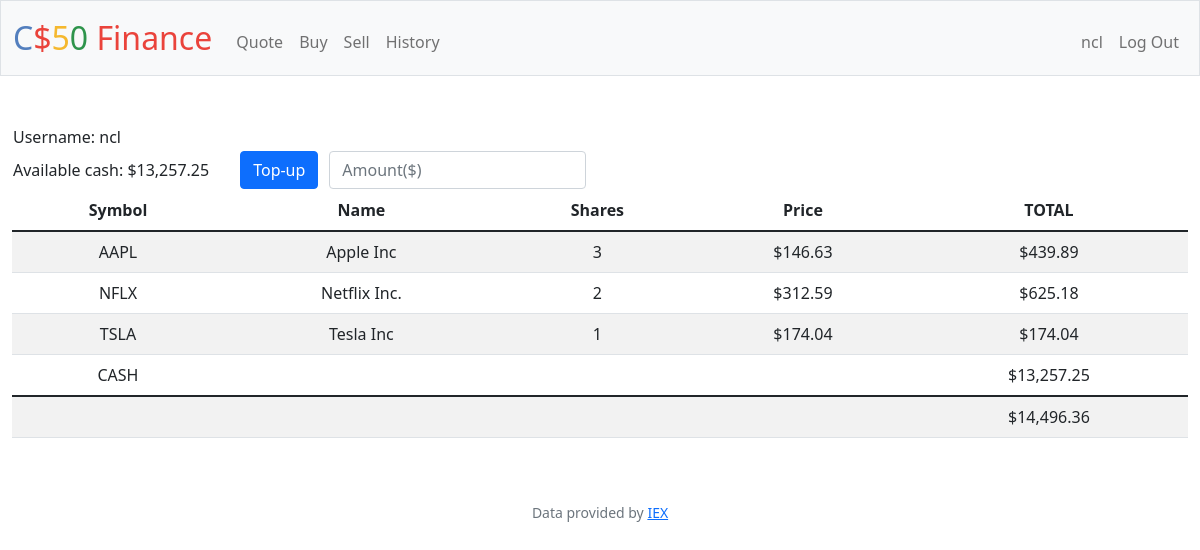
Screenshot of /profile (signed in) with the database file from the repository.
### tables this page shows
CREATE TABLE users (id INTEGER PRIMARY KEY AUTOINCREMENT NOT NULL, username TEXT NOT NULL, hash TEXT NOT NULL, cash NUMERIC NOT NULL DEFAULT 10000.00);

CREATE TABLE transactions(
    id INTEGER PRIMARY KEY AUTOINCREMENT,
    user_id INTEGER NOT NULL, 
    name TEXT NOT NULL, 
    shares INTEGER NOT NULL, 
    price NUMERIC NOT NULL, 
    type TEXT NOT NULL, 
    symbol TEXT NOT NULL, 
    time TIMESTAMP DEFAULT CURRENT_TIMESTAMP, 
    FOREIGN KEY(user_id) REFERENCES users(id)
);

### finance/app.py (the view)
@app.route("/profile", methods=["GET", "POST"])
@login_required
def profile():
    uid = session["user_id"]
    if request.method == "POST":
        topup = float(request.form.get("topup"))
        available_cash = float(db.execute("SELECT cash FROM users WHERE id = ?", uid)[0]["cash"])
        db.execute("UPDATE users SET cash = ? WHERE id = ?", available_cash + topup, uid)
        return redirect("/profile")
    else:
        username = db.execute("SELECT username FROM users WHERE id = ?", uid)[0]["username"]
        userdata = db.execute(
            "SELECT username, cash FROM users WHERE id = ?", uid)
        stocks = db.execute(
            "SELECT symbol, name, price, SUM(shares) as totalShares FROM transactions WHERE user_id = ? GROUP BY symbol", uid)
        cash = db.execute("SELECT cash FROM users WHERE id = ?", uid)[0]["cash"]
        total = cash
        for stock in stocks:
            total += stock["price"]*stock["totalShares"]
        return render_template("profile.html", stocks2=stocks, cash=usd(cash), total=usd(total), usd=usd, username=username, userdata=userdata)

### finance/app.py (called while the page is built)
@app.after_request
def after_request(response):
    response.headers["Cache-Control"] = "no-cache, no-store, must-revalidate"
    response.headers["Expires"] = 0
    response.headers["Pragma"] = "no-cache"
    return response

### finance/helpers.py (called while the page is built)
def login_required(f):
    @wraps(f)
    def decorated_function(*args, **kwargs):
        if session.get("user_id") is None:
            return redirect("/login")
        return f(*args, **kwargs)
    return decorated_function

def usd(value):
    return f"${value:,.2f}"

### finance/templates/profile.html (shortened to what this page needs)
{% extends "layout.html" %}
{% block main %}
<table>
<tr>
<td style="text-align:left">
{% for data in userdata %}
            Username: {{ data["username"]}}
        {% endfor %}
</td>
</tr>
<tr>
<td style="text-align:left">
{% for data in userdata %}
            Available cash: {{ usd(data["cash"])}}
{% endfor %}
</td>
<form action="/profile" method="post">
<td style="padding-left: 30px">
    <button class="btn btn-primary" type="submit">Top-up</button></td>
<td style="padding-left: 10px">
    <div>
        <input class="form-control mx-auto w-auto" name="topup" placeholder="Amount($)" type="numeric">
    </div>
</td>
</form>
</tr>
</table>
<table class="table table-striped">
    <thead>
        <tr>
            <th>Symbol</th>
            <th>Name</th>
            <th>Shares</th>
            <th>Price</th>
            <th>TOTAL</th>
        </tr>
    </thead>
    <tbody>
        {% for stock in stocks2 %}
        <tr>
            <td>{{ stock["symbol"]}}</td>
            <td>{{ stock["name"]}}</td>
            <td>{{ stock["totalShares"]}}</td>
            <td>{{ usd(stock["price"]) }}</td>
            <td>{{ usd(stock["totalShares"] * stock["price"]) }}</td>
        </tr>
        {% endfor %}
        <tr>
            <td>CASH</td>
            <td colspan="3"></td>
            <td>{{ cash }}</td>
        </tr>
    </tbody>
        <td colspan="4"></td>
        <td>{{total}}</td>
</table>
{% endblock %}

### finance/templates/layout.html (shortened to what this page needs)
<!DOCTYPE html>
<html lang="en">
    <head>
        <link href="https://cdn.jsdelivr.net/npm/bootstrap@5.1.3/dist/css/bootstrap.min.css" rel="stylesheet">
        <link href="/static/styles.css" rel="stylesheet">
    </head>
    <body>
        <nav class="bg-light border navbar navbar-expand-md navbar-light">
            <div class="container-fluid">
                <a class="navbar-brand" href="/"><span class="blue">C</span><span class="red">$</span><span class="yellow">5</span><span class="green">0</span> <span class="red">Finance</span></a>
                <div class="collapse navbar-collapse" id="navbar">
                    {% if session["user_id"] %}
                        <ul class="navbar-nav me-auto mt-2">
                            <li class="nav-item"><a class="nav-link" href="/quote">Quote</a></li>
                            <li class="nav-item"><a class="nav-link" href="/buy">Buy</a></li>
                            <li class="nav-item"><a class="nav-link" href="/sell">Sell</a></li>
                            <li class="nav-item"><a class="nav-link" href="/history">History</a></li>
                        </ul>
                        <ul class="navbar-nav ms-auto mt-2">
                            <li class="nav-item"><a class="nav-link"href="/profile">{{session["user"]}}</a></li>
                            <li class="nav-item"><a class="nav-link" href="/logout">Log Out</a></li>
                        </ul>
                    {% else %}
                        <ul class="navbar-nav ms-auto mt-2">
                            <li class="nav-item"><a class="nav-link" href="/register">Register</a></li>
                            <li class="nav-item"><a class="nav-link" href="/login">Log In</a></li>
                        </ul>
                    {% endif %}
                </div>
            </div>
        </nav>
        <main class="container-fluid py-5 text-center">
            {% block main %}{% endblock %}
        </main>
        <footer class="mb-5 small text-center text-muted">
            Data provided by <a href="https://iexcloud.io/">IEX</a>
        </footer>
    </body>
</html>

### finance/static/styles.css (style rules this page uses)
nav .navbar-brand { font-size: xx-large; }
nav .navbar-brand .blue { color: #537fbe; }
nav .navbar-brand .red { color: #ea433b; }
nav .navbar-brand .yellow { color: #f5b82e; }
nav .navbar-brand .green { color: #2e944b; }

### rows the page displays
users: user "ncl", username "ncl", cash "$13,257.25"
transactions: symbol "TSLA", name "Tesla Inc", totalShares "1", price "$174.04", usd(stock['totalShares']*stock['price']) "$174.04"

### other values shown
{{ stock["symbol"] }} "AAPL" "NFLX"
{{ stock["name"] }} "Apple Inc" "Netflix Inc."
{{ stock["totalShares"] }} "3" "2"
{{ usd(stock["price"]) }} "$146.63" "$312.59"
{{ usd(stock["totalShares"] * stock["price"]) }} "$439.89" "$625.18"
{{ cash }} "$13,257.25"
{{ total }} "$14,496.36"
